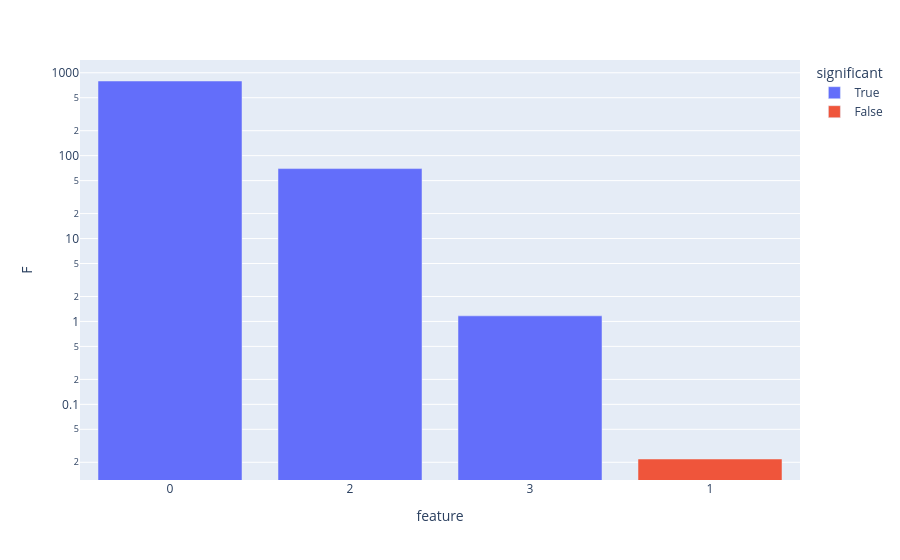

Notebook cell for this chart:
### Code cell
fig = px.bar(df, x='feature', y='F', color='significant', log_y=True)
fig.update_xaxes(type='category', categoryorder='total descending')
fig.show()

### Figure 1 — Plotly figure (JSON) as saved in the notebook; plotly's stock layout.template omitted (floating-point values rounded to 4 significant figures)
{"data": [{"hovertemplate": "significant=True<br>feature=%{x}<br>F=%{y}<extra></extra>", "legendgroup": "True", "marker": {"color": "#636efa", "pattern": {"shape": ""}}, "name": "True", "orientation": "v", "showlegend": true, "textposition": "auto", "type": "bar", "x": [0, 2, 3], "xaxis": "x", "y": [795.2, 69.8, 1.168], "yaxis": "y"}, {"hovertemplate": "significant=False<br>feature=%{x}<br>F=%{y}<extra></extra>", "legendgroup": "False", "marker": {"color": "#EF553B", "pattern": {"shape": ""}}, "name": "False", "orientation": "v", "showlegend": true, "textposition": "auto", "type": "bar", "x": [1], "xaxis": "x", "y": [0.02191], "yaxis": "y"}], "layout": {"barmode": "relative", "legend": {"title": {"text": "significant"}, "tracegroupgap": 0}, "margin": {"t": 60}, "xaxis": {"anchor": "y", "categoryorder": "total descending", "domain": [0, 1], "title": {"text": "feature"}, "type": "category"}, "yaxis": {"anchor": "x", "domain": [0, 1], "title": {"text": "F"}, "type": "log"}}}
